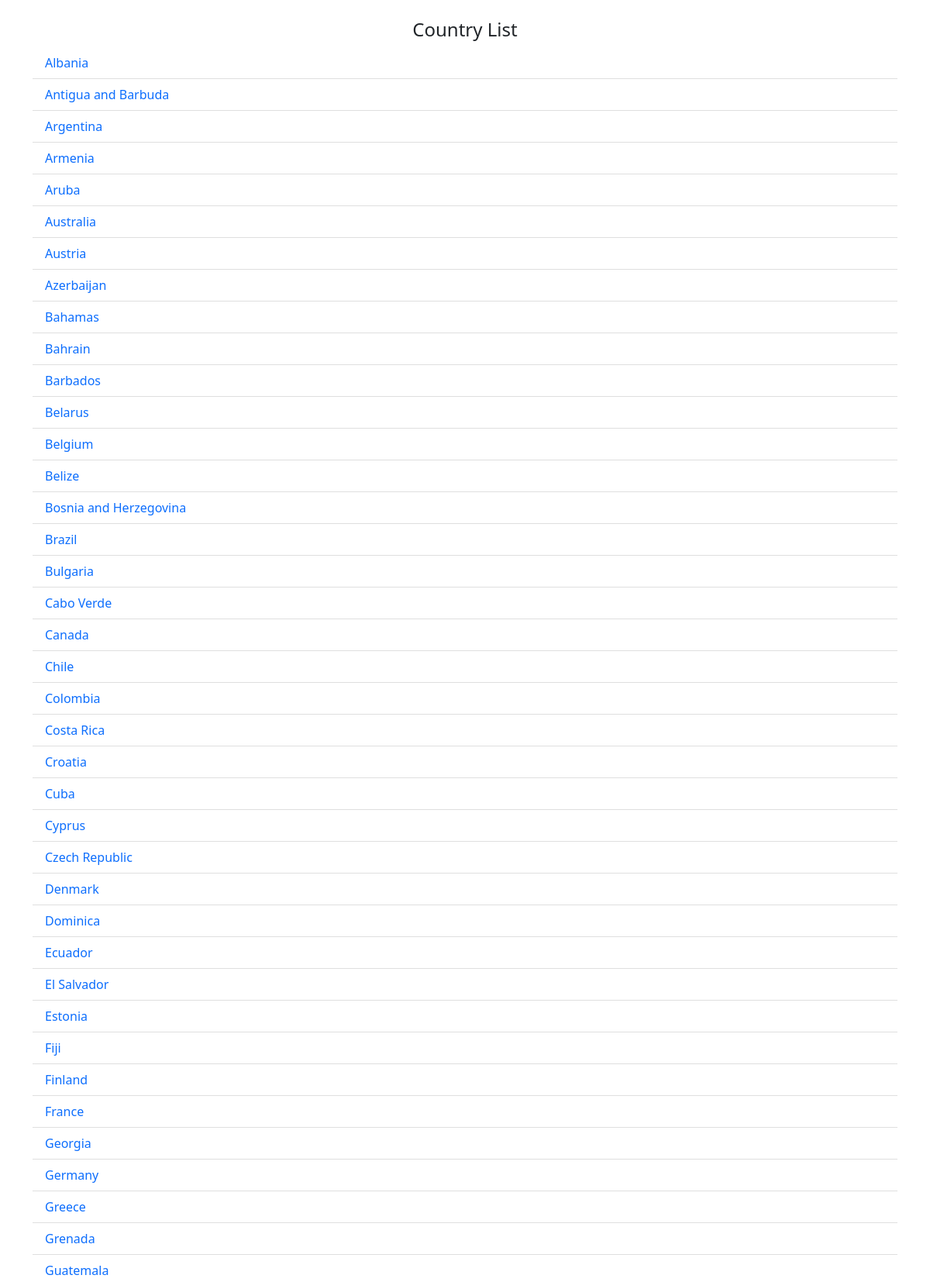
The page / (upper part) on the database its author committed.
### core/models.py (models this page shows, shortened)
class Country(models.Model):
    name=models.CharField(max_length=150, unique=True)

### core/views.py (the view)
# urls.py: path('', Index.as_view(), name='index'),
class Index(generic.ListView):
    model=Country
    template_name='index.html'

### templates/index.html (shortened to what this page needs)
{% extends 'base.html' %}
{% block content %}
<div class="container">
    <div class="row py-4">
        <div class="col-md-12">
            <h4 class="text-center">Country List</h4>
        </div>
        <div class="col-md-12">
            <ul class="list-group-flush list-unstyled">
                {% for country in object_list %}
                <li class="list-group-item">
                    <a href="{% url 'details' country.name %}" class="text-decoration-none">{{country.name}}</a>
                </li>
                {% endfor %}
            </ul>
        </div>
    </div>
</div>
{% endblock content %}

### templates/base.html (shortened to what this page needs)
<!doctype html>
<html lang="en">
  <head>
      {% load static %}
    <link href="https://cdn.jsdelivr.net/npm/bootstrap@5.1.3/dist/css/bootstrap.min.css" rel="stylesheet">
    <link rel="stylesheet" href="{% static 'css/main.css' %}">
  </head>
  <body>
    {% block content %}
    {% endblock content %}
  </body>
</html>

### rows shown on the page
Country: name "Albania"
Country: name "Antigua and Barbuda"
Country: name "Argentina"
Country: name "Armenia"
Country: name "Aruba"
Country: name "Australia"
Country: name "Austria"
Country: name "Azerbaijan"
Country: name "Bahamas"
Country: name "Bahrain"
Country: name "Barbados"
Country: name "Belarus"
Country: name "Belgium"
Country: name "Belize"
Country: name "Bosnia and Herzegovina"
Country: name "Brazil"
Country: name "Bulgaria"
Country: name "Cabo Verde"
Country: name "Canada"
Country: name "Chile"
Country: name "Colombia"
Country: name "Costa Rica"
Country: name "Croatia"
Country: name "Cuba"
Country: name "Cyprus"
Country: name "Czech Republic"
Country: name "Denmark"
Country: name "Dominica"
Country: name "Ecuador"
Country: name "El Salvador"
Country: name "Estonia"
Country: name "Fiji"
Country: name "Finland"
Country: name "France"
Country: name "Georgia"
Country: name "Germany"
Country: name "Greece"
Country: name "Grenada"
Country: name "Guatemala"
